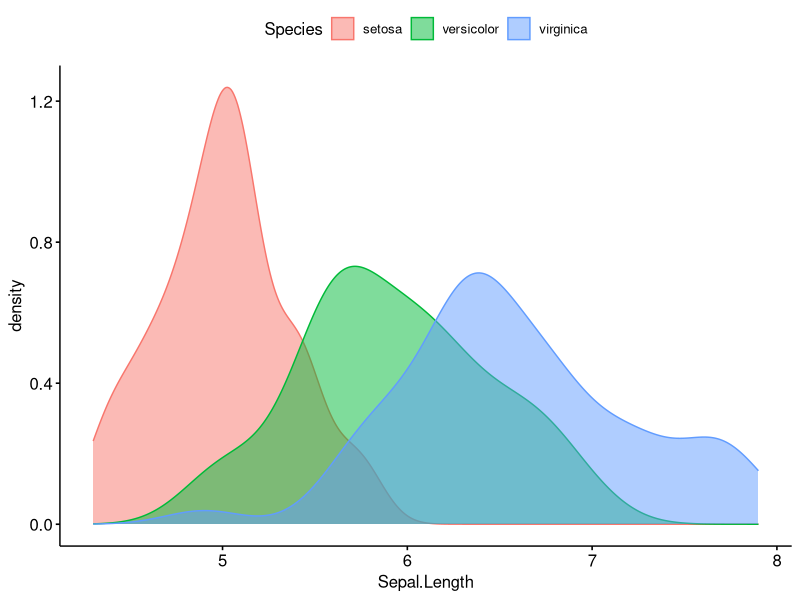
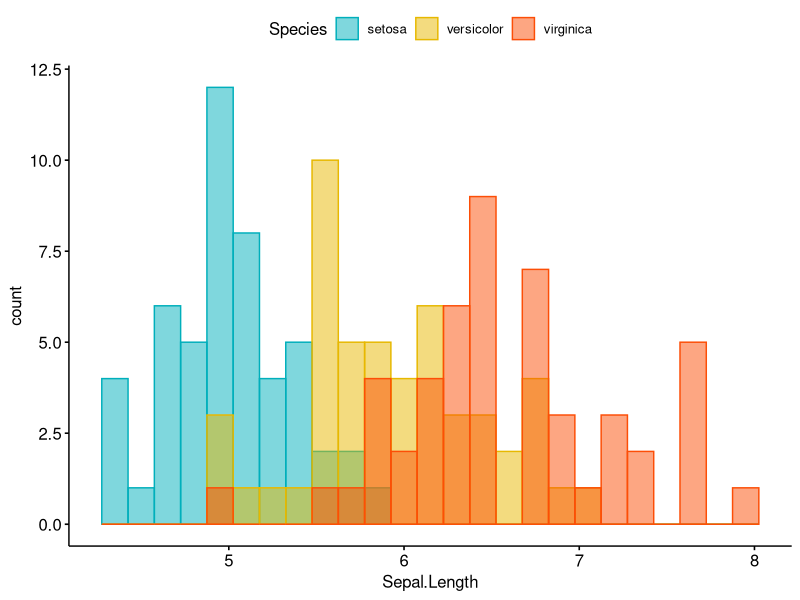
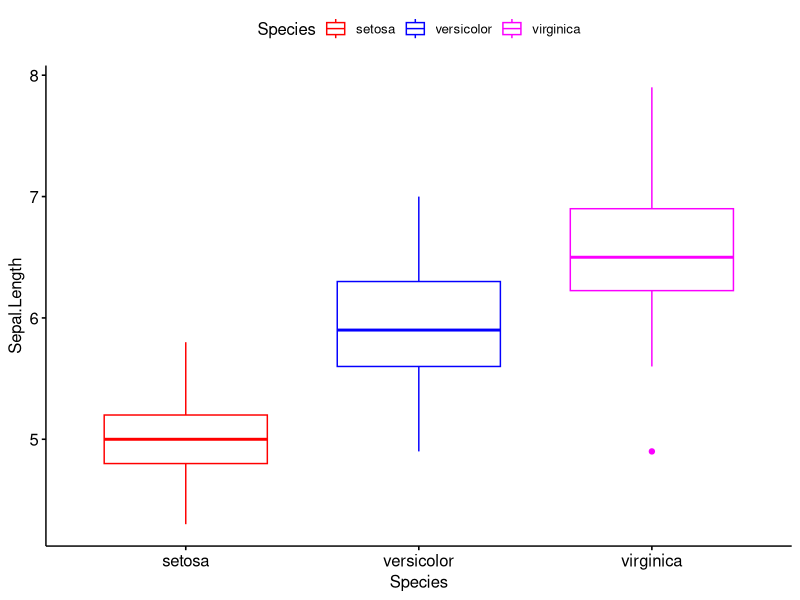
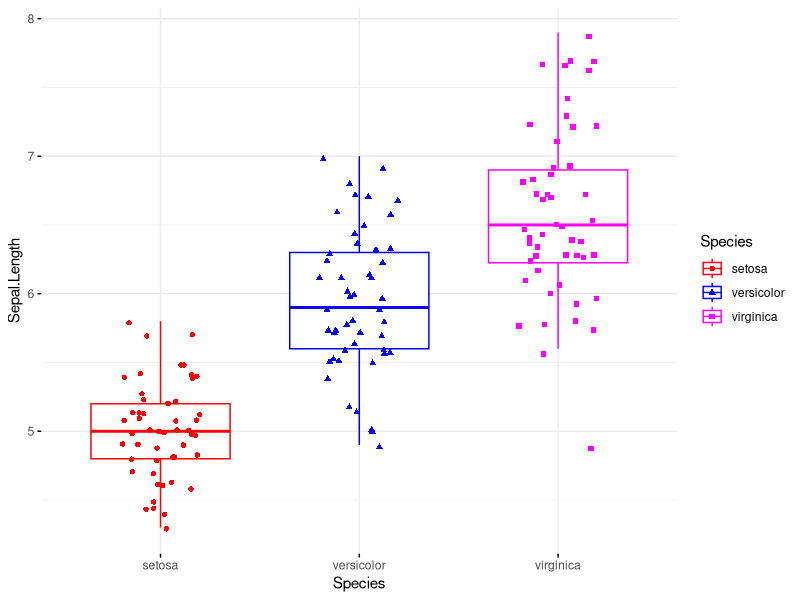
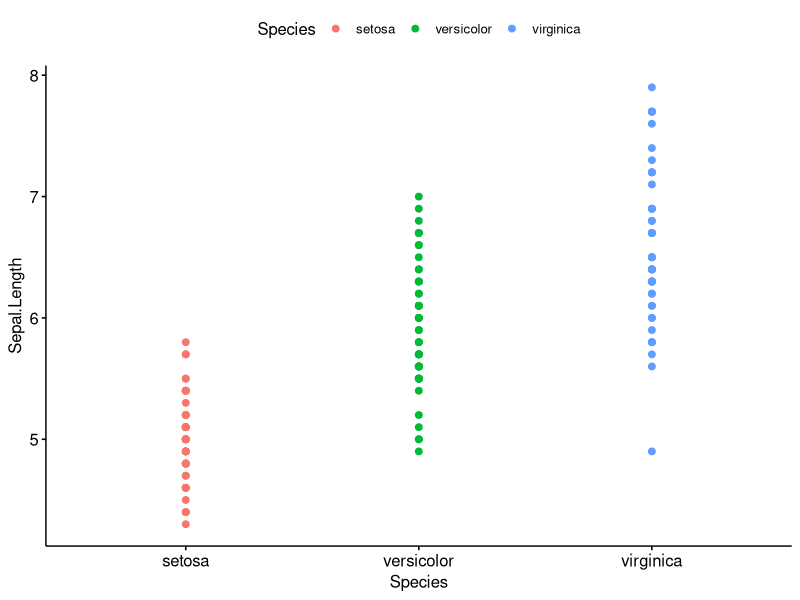
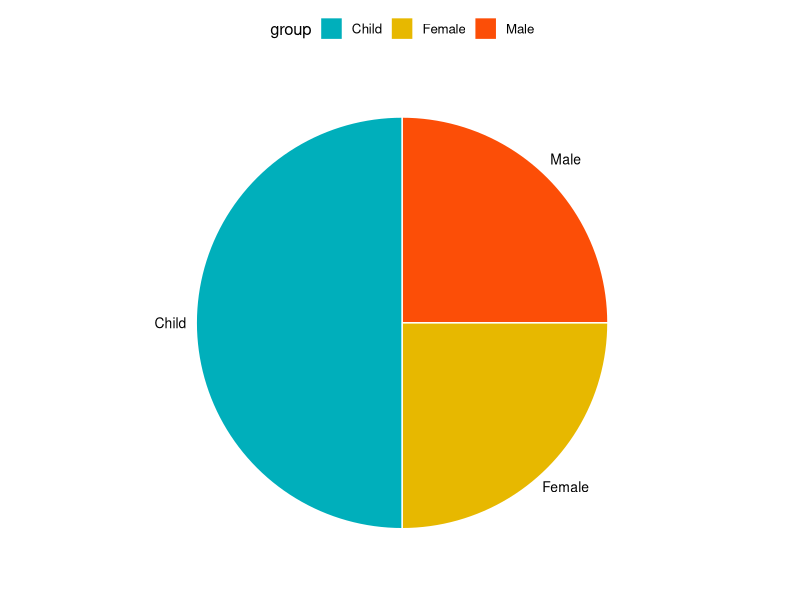
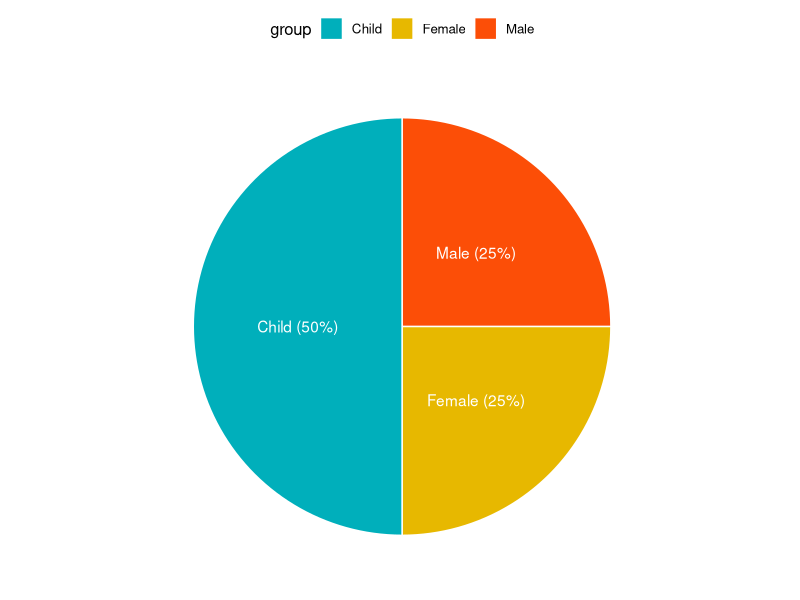

Recreate these plots in R, in order.
library(ggpubr)

ggdensity(iris, x="Sepal.Length", color="Species", 
          fill="Species")

gghistogram(iris, x="Sepal.Length",
            fill = "Species",
            color = "Species",
            bins = 25,
            palette = c("#00AFBB", "#E7B800", "#FC4E07"))

ggboxplot(iris, y = "Sepal.Length", x = "Species",
          color = "Species", 
          palette =c("#ff0000", "#0400ff", "#fb00ff"),
          shape = "Species")

ggboxplot(iris, y = "Sepal.Length", x = "Species",
          color = "Species", 
          palette =c("#ff0000", "#0400ff", "#fb00ff"),
          shape = "Species",
          add = "jitter",
          ggtheme = theme_minimal())

ggscatter(iris, y = "Sepal.Length", x = "Species",
          color = "Species")

#ggpie
df <- data.frame(
  group = c("Male", "Female", "Child"),
  value = c(25, 25, 50))

ggpie(df, "value", label = "group",
      fill = "group", color = "white",
      palette = c("#00AFBB", "#E7B800", "#FC4E07") )


labs <- paste0(df$group, " (", df$value, "%)")
ggpie(df, "value", label = labs,
      lab.pos = "in", lab.font = "white",
      fill = "group", color = "white",
      palette = c("#00AFBB", "#E7B800", "#FC4E07"))


